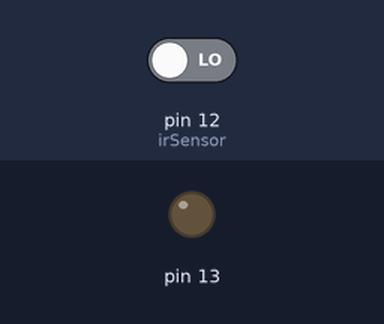
The sketch below on a simulated Arduino Uno, built with avr-gcc and run on an emulated ATmega328P. Shown: output pins drawn as LEDs (lit = HIGH). The test bench sets the inputs (shaded band); at power-on: pin 12 (irSensor) LOW.

Above: at 1.2 s.
1.3 s: pin 12 (irSensor) driven HIGH
At 2.0 s:
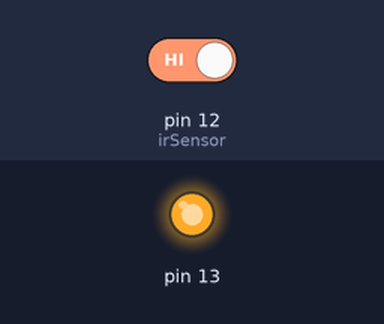
2.8 s: pin 12 (irSensor) driven LOW
At 3.2 s:
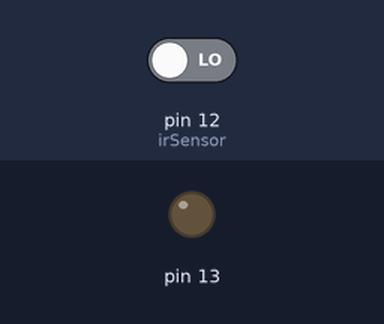
Timing chart, 0 to 5.8 s (numbered marks = the images above; inputs shaded):
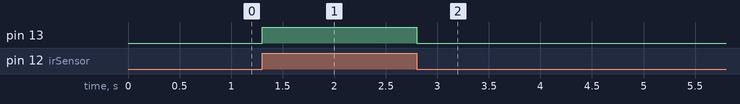

Measured:
- after the input at 1.3 s, pin 13: LOW → HIGH at once
- after the input at 2.8 s, pin 13: HIGH → LOW at once

The sketch:

4_irsensor.ino
```cpp
const int irSensor=12;

void setup() {
  pinMode(13, OUTPUT);
  pinMode(irSensor,INPUT);
}

void loop() {
  if(digitalRead(irSensor)==HIGH)
  {
    digitalWrite(13, HIGH);   // set the LED on
  }
  else
  {
    digitalWrite(13, LOW);    // set the LED off
  }
  delay(100);              // wait for a second
}
```
